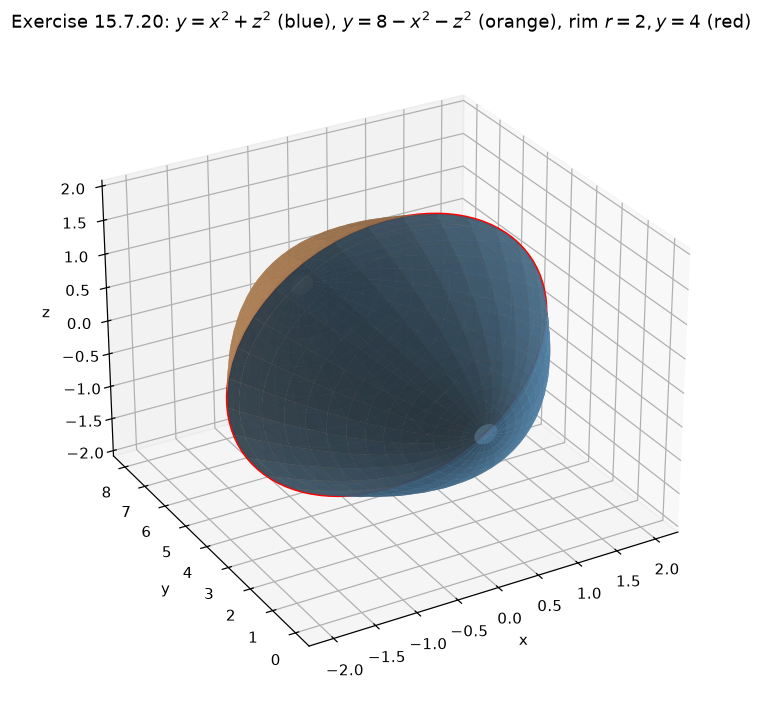

Write the Python code that produced this figure.
"""Fig 1: 3D solid between the two paraboloids y = x^2+z^2 and y = 8-x^2-z^2."""
import numpy as np
import matplotlib
matplotlib.use("Agg")
import matplotlib.pyplot as plt

fig = plt.figure(figsize=(8, 6.5))
ax = fig.add_subplot(111, projection="3d")
th = np.linspace(0, 2*np.pi, 60)
r = np.linspace(0, 2, 30)
R, TH = np.meshgrid(r, th, indexing="ij")
Xs = R * np.cos(TH)
Zs = R * np.sin(TH)
Y1 = R**2          # lower paraboloid  y = x^2 + z^2
Y2 = 8 - R**2      # upper paraboloid  y = 8 - x^2 - z^2
ax.plot_surface(Xs, Y1, Zs, alpha=0.85, color="#66a3d2", rstride=2, cstride=2)
ax.plot_surface(Xs, Y2, Zs, alpha=0.85, color="#d29a66", rstride=2, cstride=2)
t = np.linspace(0, 2*np.pi, 100)
ax.plot(2*np.cos(t), np.full_like(t, 4.0), 2*np.sin(t), "r-", lw=1.8)
ax.set_xlabel("x"); ax.set_ylabel("y"); ax.set_zlabel("z")
ax.set_title(rf"Exercise 15.7.20: $y=x^2+z^2$ (blue), $y=8-x^2-z^2$ (orange), rim $r=2, y=4$ (red)")
ax.view_init(elev=28, azim=-120)
plt.tight_layout()
plt.savefig("D:/Program-Files/MCMA-Toolchain/dev-logs/.raw_data/dev-logs-20261110/dsh-qwen3.8-27b-hpc/calculus-15.7.20/solution/part1_figure1.png",
            dpi=110, bbox_inches="tight")
print("saved fig1")
